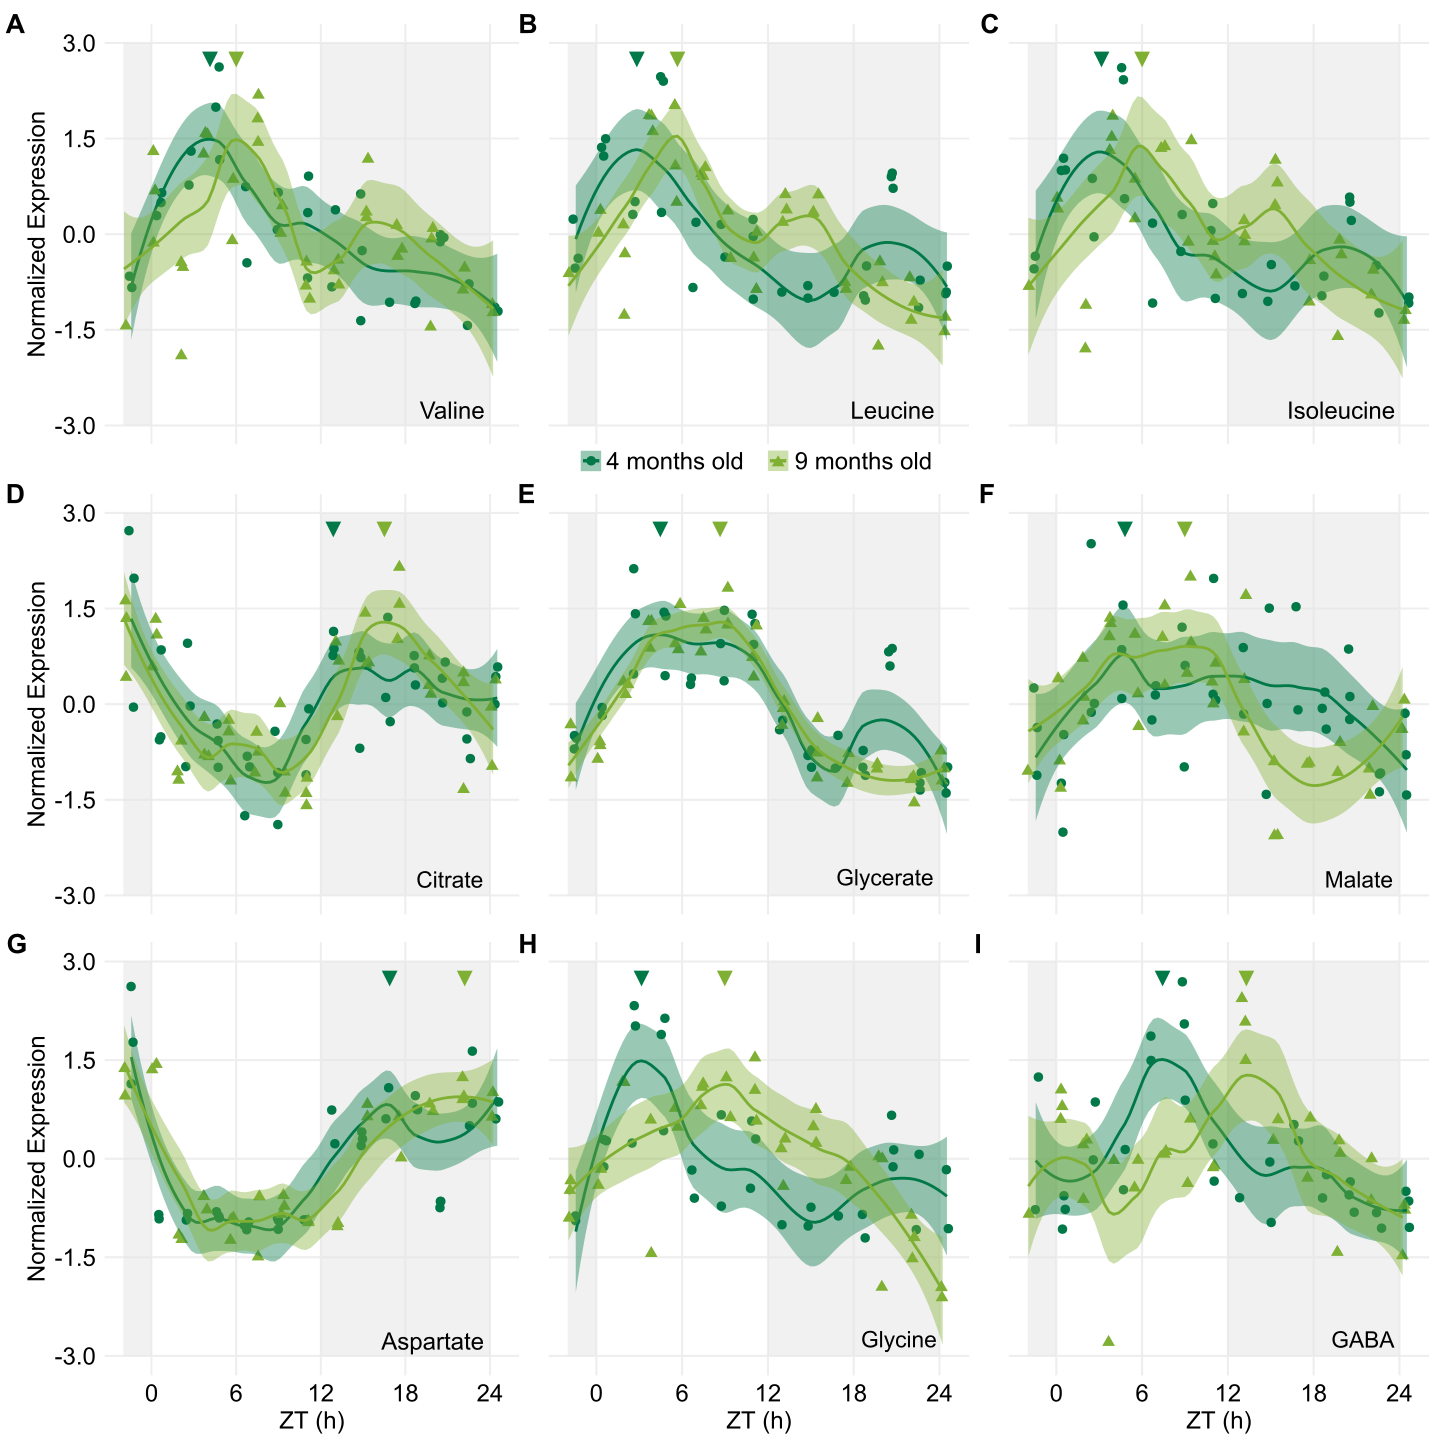

Source code (R):
library(ggplot2)
library(scales)
library(reshape2)
library(cowplot)
theme_set(theme_minimal_grid())
library(png)
library(grid)
library(RColorBrewer)

#exportar 1400 x 1400

C1_line = "solid"
C2_line = "solid"

C1 <- "#007849"
C2 <- "#82b135"


#FigureS4A
sugarcane4mo9mo_Valine_timecourses <- read.csv("4mo9mo_Valine.txt", sep="\t")
ggplot(data=sugarcane4mo9mo_Valine_timecourses, aes(x=CT, y=Valine, group=Campo)) +
  geom_jitter(aes(col=Campo, shape = Campo),position=position_jitter(0.2), size = 3) +
  stat_smooth(aes(group = Campo, colour = Campo, fill=Campo, outfit=fit2<<-..y..),method="loess",  span = 0.5)
fit2 <- data.frame(fit2)
fit3 <- fit2[1:80, ]
fit4 <- fit2[81:160, ]
fit5 <- cbind(fit3, fit4)
fit5 <- data.frame(fit5)
maxC10 <- data.frame(which(fit5 == max(fit5$fit3), arr.ind=TRUE))
maxC1 <- ((maxC10$row-1)*25.96/79)-1.44
maxC20 <- data.frame(which(fit5 == max(fit5$fit4), arr.ind=TRUE))
maxC2 <- ((maxC20$row-1)*26.18/79)-1.95
minC10 <- data.frame(which(fit5 == min(fit5$fit3), arr.ind=TRUE))
minC1 <- ((minC10$row-1)*25.96/79)-1.44
minC20 <- data.frame(which(fit5 == min(fit5$fit4), arr.ind=TRUE))
minC2 <- ((minC20$row-1)*26.18/79)-1.95
FinalMaxMin <- cbind(maxC1, minC1, maxC2, minC2)

sugarcane4mo9mo_Valine <- ggplot(data=sugarcane4mo9mo_Valine_timecourses, aes(x=CT, y=Valine, group=Campo)) +
  annotate("rect", xmin = -2, xmax = 0, ymin = -3, ymax = 3, alpha = .5, fill = "#e3e3e3")+
  annotate("rect", xmin = 12, xmax = 24, ymin = -3, ymax = 3, alpha = .5, fill = "#e3e3e3")+
  geom_jitter(aes(col=Campo, shape = Campo),position=position_jitter(0.2), size = 3) +
  stat_smooth(aes(group = Campo, colour = Campo, fill=Campo, outfit=fit2<<-..y..),method="loess",  span = 0.5)+
  scale_colour_manual(values=c(C1, C2))+
  scale_fill_manual(values=c(C1, C2))+
  scale_linetype_manual(values=c(C1_line, C2_line)) +
  annotate("text", x = maxC1, y = 2.75, label = "\u25bc", size = 6, colour=C1)+
  annotate("text", x = maxC2, y = 2.75, label = "\u25bc", size = 6, colour=C2)+
  annotate("text", x = 22, y = -2.75, label = "Valine", size = 6, parse=TRUE)+
  scale_x_continuous(breaks=seq(0,24,6), name="ZT (h)", limits=c(-2, 24.75))+
  scale_y_continuous(breaks=seq(-3,3,1.5), name="Normalized Expression", limits=c(-3,3), labels = scales::number_format(accuracy = 0.1))+
  theme(panel.grid.major = element_line(colour = "#efefef", size = 0.75), 
        text = element_text(size=18), 
        axis.ticks = element_blank(),
        axis.line = element_blank(),
        #axis.text.x = element_text(size=18),
        axis.text.x = element_blank(),
        axis.title.x = element_blank(),
        axis.text.y = element_text(size=18),
        #axis.text.y = element_blank(),
        #axis.title.y = element_blank(),
        legend.position = "none"
  )
sugarcane4mo9mo_Valine
FinalMaxMin


#FigureS4B
sugarcane4mo9mo_Leucine_timecourses <- read.csv("4mo9mo_Leucine.txt", sep="\t")
ggplot(data=sugarcane4mo9mo_Leucine_timecourses, aes(x=CT, y=Leucine, group=Campo)) +
  geom_jitter(aes(col=Campo, shape = Campo),position=position_jitter(0.2), size = 3) +
  stat_smooth(aes(group = Campo, colour = Campo, fill=Campo, outfit=fit2<<-..y..),method="loess",  span = 0.5)
fit2 <- data.frame(fit2)
fit3 <- fit2[1:80, ]
fit4 <- fit2[81:160, ]
fit5 <- cbind(fit3, fit4)
fit5 <- data.frame(fit5)
maxC10 <- data.frame(which(fit5 == max(fit5$fit3), arr.ind=TRUE))
maxC1 <- ((maxC10$row-1)*25.96/79)-1.44
maxC20 <- data.frame(which(fit5 == max(fit5$fit4), arr.ind=TRUE))
maxC2 <- ((maxC20$row-1)*26.18/79)-1.95
minC10 <- data.frame(which(fit5 == min(fit5$fit3), arr.ind=TRUE))
minC1 <- ((minC10$row-1)*25.96/79)-1.44
minC20 <- data.frame(which(fit5 == min(fit5$fit4), arr.ind=TRUE))
minC2 <- ((minC20$row-1)*26.18/79)-1.95
FinalMaxMin <- cbind(maxC1, minC1, maxC2, minC2)

sugarcane4mo9mo_Leucine <- ggplot(data=sugarcane4mo9mo_Leucine_timecourses, aes(x=CT, y=Leucine, group=Campo)) +
  annotate("rect", xmin = -2, xmax = 0, ymin = -3, ymax = 3, alpha = .5, fill = "#e3e3e3")+
  annotate("rect", xmin = 12, xmax = 24, ymin = -3, ymax = 3, alpha = .5, fill = "#e3e3e3")+
  geom_jitter(aes(col=Campo, shape = Campo),position=position_jitter(0.2), size = 3) +
  stat_smooth(aes(group = Campo, colour = Campo, fill=Campo, outfit=fit2<<-..y..),method="loess",  span = 0.5)+
  scale_colour_manual(values=c(C1, C2))+
  scale_fill_manual(values=c(C1, C2))+
  scale_linetype_manual(values=c(C1_line, C2_line)) +
  annotate("text", x = maxC1, y = 2.75, label = "\u25bc", size = 6, colour=C1)+
  annotate("text", x = maxC2, y = 2.75, label = "\u25bc", size = 6, colour=C2)+
  annotate("text", x = 22, y = -2.75, label = "Leucine", size = 6, parse=TRUE)+
  scale_x_continuous(breaks=seq(0,24,6), name="ZT (h)", limits=c(-2, 24.75))+
  scale_y_continuous(breaks=seq(-3,3,1.5), name="Normalized Expression", limits=c(-3,3), labels = scales::number_format(accuracy = 0.1))+
  theme(panel.grid.major = element_line(colour = "#efefef", size = 0.75), 
        text = element_text(size=18), 
        axis.ticks = element_blank(),
        axis.line = element_blank(),
        #axis.text.x = element_text(size=18),
        axis.text.x = element_blank(),
        axis.title.x = element_blank(),
        #axis.text.y = element_text(size=18),
        axis.text.y = element_blank(),
        axis.title.y = element_blank(),
        legend.position = "none"
  )
sugarcane4mo9mo_Leucine
FinalMaxMin


#FigureS4C
sugarcane4mo9mo_Isoleucine_timecourses <- read.csv("4mo9mo_Isoleucine.txt", sep="\t")
ggplot(data=sugarcane4mo9mo_Isoleucine_timecourses, aes(x=CT, y=Isoleucine, group=Campo)) +
  geom_jitter(aes(col=Campo, shape = Campo),position=position_jitter(0.2), size = 3) +
  stat_smooth(aes(group = Campo, colour = Campo, fill=Campo, outfit=fit2<<-..y..),method="loess",  span = 0.5)
fit2 <- data.frame(fit2)
fit3 <- fit2[1:80, ]
fit4 <- fit2[81:160, ]
fit5 <- cbind(fit3, fit4)
fit5 <- data.frame(fit5)
maxC10 <- data.frame(which(fit5 == max(fit5$fit3), arr.ind=TRUE))
maxC1 <- ((maxC10$row-1)*25.96/79)-1.44
maxC20 <- data.frame(which(fit5 == max(fit5$fit4), arr.ind=TRUE))
maxC2 <- ((maxC20$row-1)*26.18/79)-1.95
minC10 <- data.frame(which(fit5 == min(fit5$fit3), arr.ind=TRUE))
minC1 <- ((minC10$row-1)*25.96/79)-1.44
minC20 <- data.frame(which(fit5 == min(fit5$fit4), arr.ind=TRUE))
minC2 <- ((minC20$row-1)*26.18/79)-1.95
FinalMaxMin <- cbind(maxC1, minC1, maxC2, minC2)

sugarcane4mo9mo_Isoleucine <- ggplot(data=sugarcane4mo9mo_Isoleucine_timecourses, aes(x=CT, y=Isoleucine, group=Campo)) +
  annotate("rect", xmin = -2, xmax = 0, ymin = -3, ymax = 3, alpha = .5, fill = "#e3e3e3")+
  annotate("rect", xmin = 12, xmax = 24, ymin = -3, ymax = 3, alpha = .5, fill = "#e3e3e3")+
  geom_jitter(aes(col=Campo, shape = Campo),position=position_jitter(0.2), size = 3) +
  stat_smooth(aes(group = Campo, colour = Campo, fill=Campo, outfit=fit2<<-..y..),method="loess",  span = 0.5)+
  scale_colour_manual(values=c(C1, C2))+
  scale_fill_manual(values=c(C1, C2))+
  scale_linetype_manual(values=c(C1_line, C2_line)) +
  annotate("text", x = maxC1, y = 2.75, label = "\u25bc", size = 6, colour=C1)+
  annotate("text", x = maxC2, y = 2.75, label = "\u25bc", size = 6, colour=C2)+
  annotate("text", x = 22, y = -2.75, label = "Isoleucine", size = 6, parse=TRUE)+
  scale_x_continuous(breaks=seq(0,24,6), name="ZT (h)", limits=c(-2, 24.75))+
  scale_y_continuous(breaks=seq(-3,3,1.5), name="Normalized Expression", limits=c(-3,3), labels = scales::number_format(accuracy = 0.1))+
  theme(panel.grid.major = element_line(colour = "#efefef", size = 0.75), 
        text = element_text(size=18), 
        axis.ticks = element_blank(),
        axis.line = element_blank(),
        #axis.text.x = element_text(size=18),
        axis.text.x = element_blank(),
        axis.title.x = element_blank(),
        #axis.text.y = element_text(size=18),
        axis.text.y = element_blank(),
        axis.title.y = element_blank(),
        legend.position = "none"
  )
sugarcane4mo9mo_Isoleucine
FinalMaxMin


#Figure4D
sugarcane4mo9mo_Citrate_timecourses <- read.csv("4mo9mo_Citrate.txt", sep="\t")
ggplot(data=sugarcane4mo9mo_Citrate_timecourses, aes(x=CT, y=Citrate, group=Campo)) +
  geom_jitter(aes(col=Campo, shape = Campo),position=position_jitter(0.2), size = 3) +
  stat_smooth(aes(group = Campo, colour = Campo, fill=Campo, outfit=fit2<<-..y..),method="loess",  span = 0.5)
fit2 <- data.frame(fit2)
fit3 <- fit2[8:80, ]
fit4 <- fit2[82:160, ]
fit5 <- cbind(fit3, fit4)
fit5 <- data.frame(fit5)
maxC10 <- data.frame(which(fit5 == max(fit5$fit3), arr.ind=TRUE))
maxC1 <- ((maxC10$row-1)*23.66/71)-1.44
maxC20 <- data.frame(which(fit5 == max(fit5$fit4), arr.ind=TRUE))
maxC2 <- ((maxC20$row-1)*25.85/77)-1.95
minC10 <- data.frame(which(fit5 == min(fit5$fit3), arr.ind=TRUE))
minC1 <- ((minC10$row-1)*23.66/71)-1.44
minC20 <- data.frame(which(fit5 == min(fit5$fit4), arr.ind=TRUE))
minC2 <- ((minC20$row-1)*25.85/77)-1.95
FinalMaxMin <- cbind(maxC1, minC1, maxC2, minC2)

sugarcane4mo9mo_Citrate <- ggplot(data=sugarcane4mo9mo_Citrate_timecourses, aes(x=CT, y=Citrate, group=Campo)) +
  annotate("rect", xmin = -2, xmax = 0, ymin = -3, ymax = 3, alpha = .5, fill = "#e3e3e3")+
  annotate("rect", xmin = 12, xmax = 24, ymin = -3, ymax = 3, alpha = .5, fill = "#e3e3e3")+
  geom_jitter(aes(col=Campo, shape = Campo),position=position_jitter(0.2), size = 3) +
  stat_smooth(aes(group = Campo, colour = Campo, fill=Campo, outfit=fit2<<-..y..),method="loess",  span = 0.5)+
  scale_colour_manual(values=c(C1, C2))+
  scale_fill_manual(values=c(C1, C2))+
  scale_linetype_manual(values=c(C1_line, C2_line)) +
  annotate("text", x = maxC1, y = 2.75, label = "\u25bc", size = 6, colour=C1)+
  annotate("text", x = maxC2, y = 2.75, label = "\u25bc", size = 6, colour=C2)+
  annotate("text", x = 22, y = -2.75, label = "Citrate", size = 6, parse=TRUE)+
  scale_x_continuous(breaks=seq(0,24,6), name="ZT (h)", limits=c(-2, 24.75))+
  scale_y_continuous(breaks=seq(-3,3,1.5), name="Normalized Expression", limits=c(-3,3), labels = scales::number_format(accuracy = 0.1))+
  theme(panel.grid.major = element_line(colour = "#efefef", size = 0.75), 
        text = element_text(size=18), 
        axis.ticks = element_blank(),
        axis.line = element_blank(),
        #axis.text.x = element_text(size=18),
        axis.text.x = element_blank(),
        axis.title.x = element_blank(),
        axis.text.y = element_text(size=18),
        #axis.text.y = element_blank(),
        #axis.title.y = element_blank(),
        legend.position = "none"
  )
sugarcane4mo9mo_Citrate
FinalMaxMin


#Figure4E
sugarcane4mo9mo_Glycerate_timecourses <- read.csv("4mo9mo_Glycerate.txt", sep="\t")
ggplot(data=sugarcane4mo9mo_Glycerate_timecourses, aes(x=CT, y=Glycerate, group=Campo)) +
  geom_jitter(aes(col=Campo, shape = Campo),position=position_jitter(0.2), size = 3) +
  stat_smooth(aes(group = Campo, colour = Campo, fill=Campo, outfit=fit2<<-..y..),method="loess",  span = 0.5)
fit2 <- data.frame(fit2)
fit3 <- fit2[1:80, ]
fit4 <- fit2[81:160, ]
fit5 <- cbind(fit3, fit4)
fit5 <- data.frame(fit5)
maxC10 <- data.frame(which(fit5 == max(fit5$fit3), arr.ind=TRUE))
maxC1 <- ((maxC10$row-1)*25.96/79)-1.44
maxC20 <- data.frame(which(fit5 == max(fit5$fit4), arr.ind=TRUE))
maxC2 <- ((maxC20$row-1)*26.18/79)-1.95
minC10 <- data.frame(which(fit5 == min(fit5$fit3), arr.ind=TRUE))
minC1 <- ((minC10$row-1)*25.96/79)-1.44
minC20 <- data.frame(which(fit5 == min(fit5$fit4), arr.ind=TRUE))
minC2 <- ((minC20$row-1)*26.18/79)-1.95
FinalMaxMin <- cbind(maxC1, minC1, maxC2, minC2)

sugarcane4mo9mo_Glycerate <- ggplot(data=sugarcane4mo9mo_Glycerate_timecourses, aes(x=CT, y=Glycerate, group=Campo)) +
  annotate("rect", xmin = -2, xmax = 0, ymin = -3, ymax = 3, alpha = .5, fill = "#e3e3e3")+
  annotate("rect", xmin = 12, xmax = 24, ymin = -3, ymax = 3, alpha = .5, fill = "#e3e3e3")+
  geom_jitter(aes(col=Campo, shape = Campo),position=position_jitter(0.2), size = 3) +
  stat_smooth(aes(group = Campo, colour = Campo, fill=Campo, outfit=fit2<<-..y..),method="loess",  span = 0.5)+
  scale_colour_manual(values=c(C1, C2))+
  scale_fill_manual(values=c(C1, C2))+
  scale_linetype_manual(values=c(C1_line, C2_line)) +
  annotate("text", x = maxC1, y = 2.75, label = "\u25bc", size = 6, colour=C1)+
  annotate("text", x = maxC2, y = 2.75, label = "\u25bc", size = 6, colour=C2)+
  annotate("text", x = 22, y = -2.75, label = "Glycerate", size = 6, parse=TRUE)+
  scale_x_continuous(breaks=seq(0,24,6), name="ZT (h)", limits=c(-2, 24.75))+
  scale_y_continuous(breaks=seq(-3,3,1.5), name="Normalized Expression", limits=c(-3,3), labels = scales::number_format(accuracy = 0.1))+
  theme(panel.grid.major = element_line(colour = "#efefef", size = 0.75), 
        text = element_text(size=18), 
        axis.ticks = element_blank(),
        axis.line = element_blank(),
        #axis.text.x = element_text(size=18),
        axis.text.x = element_blank(),
        axis.title.x = element_blank(),
        #axis.text.y = element_text(size=18),
        axis.text.y = element_blank(),
        axis.title.y = element_blank(),
        legend.position = "none"
  )
sugarcane4mo9mo_Glycerate
FinalMaxMin


#Figure4F
sugarcane4mo9mo_Malate_timecourses <- read.csv("4mo9mo_Malate.txt", sep="\t")
ggplot(data=sugarcane4mo9mo_Malate_timecourses, aes(x=CT, y=Malate, group=Campo)) +
  geom_jitter(aes(col=Campo, shape = Campo),position=position_jitter(0.2), size = 3) +
  stat_smooth(aes(group = Campo, colour = Campo, fill=Campo, outfit=fit2<<-..y..),method="loess",  span = 0.5)
fit2 <- data.frame(fit2)
fit3 <- fit2[1:80, ]
fit4 <- fit2[81:160, ]
fit5 <- cbind(fit3, fit4)
fit5 <- data.frame(fit5)
maxC10 <- data.frame(which(fit5 == max(fit5$fit3), arr.ind=TRUE))
maxC1 <- ((maxC10$row-1)*25.96/79)-1.44
maxC20 <- data.frame(which(fit5 == max(fit5$fit4), arr.ind=TRUE))
maxC2 <- ((maxC20$row-1)*26.18/79)-1.95
minC10 <- data.frame(which(fit5 == min(fit5$fit3), arr.ind=TRUE))
minC1 <- ((minC10$row-1)*25.96/79)-1.44
minC20 <- data.frame(which(fit5 == min(fit5$fit4), arr.ind=TRUE))
minC2 <- ((minC20$row-1)*26.18/79)-1.95
FinalMaxMin <- cbind(maxC1, minC1, maxC2, minC2)

sugarcane4mo9mo_Malate <- ggplot(data=sugarcane4mo9mo_Malate_timecourses, aes(x=CT, y=Malate, group=Campo)) +
  annotate("rect", xmin = -2, xmax = 0, ymin = -3, ymax = 3, alpha = .5, fill = "#e3e3e3")+
  annotate("rect", xmin = 12, xmax = 24, ymin = -3, ymax = 3, alpha = .5, fill = "#e3e3e3")+
  geom_jitter(aes(col=Campo, shape = Campo),position=position_jitter(0.2), size = 3) +
  stat_smooth(aes(group = Campo, colour = Campo, fill=Campo, outfit=fit2<<-..y..),method="loess",  span = 0.5)+
  scale_colour_manual(values=c(C1, C2))+
  scale_fill_manual(values=c(C1, C2))+
  scale_linetype_manual(values=c(C1_line, C2_line)) +
  annotate("text", x = maxC1, y = 2.75, label = "\u25bc", size = 6, colour=C1)+
  annotate("text", x = maxC2, y = 2.75, label = "\u25bc", size = 6, colour=C2)+
  annotate("text", x = 22, y = -2.75, label = "Malate", size = 6, parse=TRUE)+
  scale_x_continuous(breaks=seq(0,24,6), name="ZT (h)", limits=c(-2, 24.75))+
  scale_y_continuous(breaks=seq(-3,3,1.5), name="Normalized Expression", limits=c(-3,3), labels = scales::number_format(accuracy = 0.1))+
  theme(panel.grid.major = element_line(colour = "#efefef", size = 0.75), 
        text = element_text(size=18), 
        axis.ticks = element_blank(),
        axis.line = element_blank(),
        #axis.text.x = element_text(size=18),
        axis.text.x = element_blank(),
        axis.title.x = element_blank(),
        #axis.text.y = element_text(size=18),
        axis.text.y = element_blank(),
        axis.title.y = element_blank(),
        legend.position = "none"
  )
sugarcane4mo9mo_Malate
FinalMaxMin


#Figure4G
#changed interval
sugarcane4mo9mo_Aspartate_timecourses <- read.csv("4mo9mo_Aspartate.txt", sep="\t")
ggplot(data=sugarcane4mo9mo_Aspartate_timecourses, aes(x=CT, y=Aspartate, group=Campo)) +
  geom_jitter(aes(col=Campo, shape = Campo),position=position_jitter(0.2), size = 3) +
  stat_smooth(aes(group = Campo, colour = Campo, fill=Campo, outfit=fit2<<-..y..),method="loess",  span = 0.5)
fit2 <- data.frame(fit2)
fit3 <- fit2[6:72, ]
fit4 <- fit2[86:160, ]
fit5 <- cbind(fit3, fit4)
fit5 <- data.frame(fit5)
maxC10 <- data.frame(which(fit5 == max(fit5$fit3), arr.ind=TRUE))
maxC1 <- ((maxC10$row-1)*21.69/65)+0.203
maxC20 <- data.frame(which(fit5 == max(fit5$fit4), arr.ind=TRUE))
maxC2 <- ((maxC20$row-1)*24.52/73)-0.293
minC10 <- data.frame(which(fit5 == min(fit5$fit3), arr.ind=TRUE))
minC1 <- ((minC10$row-1)*21.69/65)+0.203
minC20 <- data.frame(which(fit5 == min(fit5$fit4), arr.ind=TRUE))
minC2 <- ((minC20$row-1)*26.18/73)-0.293
FinalMaxMin <- cbind(maxC1, minC1, maxC2, minC2)

sugarcane4mo9mo_Aspartate <- ggplot(data=sugarcane4mo9mo_Aspartate_timecourses, aes(x=CT, y=Aspartate, group=Campo)) +
  annotate("rect", xmin = -2, xmax = 0, ymin = -3, ymax = 3, alpha = .5, fill = "#e3e3e3")+
  annotate("rect", xmin = 12, xmax = 24, ymin = -3, ymax = 3, alpha = .5, fill = "#e3e3e3")+
  geom_jitter(aes(col=Campo, shape = Campo),position=position_jitter(0.2), size = 3) +
  stat_smooth(aes(group = Campo, colour = Campo, fill=Campo, outfit=fit2<<-..y..),method="loess",  span = 0.5)+
  scale_colour_manual(values=c(C1, C2))+
  scale_fill_manual(values=c(C1, C2))+
  scale_linetype_manual(values=c(C1_line, C2_line)) +
  annotate("text", x = maxC1, y = 2.75, label = "\u25bc", size = 6, colour=C1)+
  annotate("text", x = maxC2, y = 2.75, label = "\u25bc", size = 6, colour=C2)+
  annotate("text", x = 22, y = -2.75, label = "Aspartate", size = 6, parse=TRUE)+
  scale_x_continuous(breaks=seq(0,24,6), name="ZT (h)", limits=c(-2, 24.75))+
  scale_y_continuous(breaks=seq(-3,3,1.5), name="Normalized Expression", limits=c(-3,3), labels = scales::number_format(accuracy = 0.1))+
  theme(panel.grid.major = element_line(colour = "#efefef", size = 0.75), 
        text = element_text(size=18), 
        axis.ticks = element_blank(),
        axis.line = element_blank(),
        axis.text.x = element_text(size=18),
        #axis.text.x = element_blank(),
        #axis.title.x = element_blank(),
        axis.text.y = element_text(size=18),
        #axis.text.y = element_blank(),
        #axis.title.y = element_blank(),
        legend.position = "none"
  )
sugarcane4mo9mo_Aspartate
FinalMaxMin


#Figure4H
sugarcane4mo9mo_Glycine_timecourses <- read.csv("4mo9mo_Glycine.txt", sep="\t")
ggplot(data=sugarcane4mo9mo_Glycine_timecourses, aes(x=CT, y=Glycine, group=Campo)) +
  geom_jitter(aes(col=Campo, shape = Campo),position=position_jitter(0.2), size = 3) +
  stat_smooth(aes(group = Campo, colour = Campo, fill=Campo, outfit=fit2<<-..y..),method="loess",  span = 0.5)
fit2 <- data.frame(fit2)
fit3 <- fit2[1:80, ]
fit4 <- fit2[81:160, ]
fit5 <- cbind(fit3, fit4)
fit5 <- data.frame(fit5)
maxC10 <- data.frame(which(fit5 == max(fit5$fit3), arr.ind=TRUE))
maxC1 <- ((maxC10$row-1)*25.96/79)-1.44
maxC20 <- data.frame(which(fit5 == max(fit5$fit4), arr.ind=TRUE))
maxC2 <- ((maxC20$row-1)*26.18/79)-1.95
minC10 <- data.frame(which(fit5 == min(fit5$fit3), arr.ind=TRUE))
minC1 <- ((minC10$row-1)*25.96/79)-1.44
minC20 <- data.frame(which(fit5 == min(fit5$fit4), arr.ind=TRUE))
minC2 <- ((minC20$row-1)*26.18/79)-1.95
FinalMaxMin <- cbind(maxC1, minC1, maxC2, minC2)

sugarcane4mo9mo_Glycine <- ggplot(data=sugarcane4mo9mo_Glycine_timecourses, aes(x=CT, y=Glycine, group=Campo)) +
  annotate("rect", xmin = -2, xmax = 0, ymin = -3, ymax = 3, alpha = .5, fill = "#e3e3e3")+
  annotate("rect", xmin = 12, xmax = 24, ymin = -3, ymax = 3, alpha = .5, fill = "#e3e3e3")+
  geom_jitter(aes(col=Campo, shape = Campo),position=position_jitter(0.2), size = 3) +
  stat_smooth(aes(group = Campo, colour = Campo, fill=Campo, outfit=fit2<<-..y..),method="loess",  span = 0.5)+
  scale_colour_manual(values=c(C1, C2))+
  scale_fill_manual(values=c(C1, C2))+
  scale_linetype_manual(values=c(C1_line, C2_line)) +
  annotate("text", x = maxC1, y = 2.75, label = "\u25bc", size = 6, colour=C1)+
  annotate("text", x = maxC2, y = 2.75, label = "\u25bc", size = 6, colour=C2)+
  annotate("text", x = 22, y = -2.75, label = "Glycine", size = 6, parse=TRUE)+
  scale_x_continuous(breaks=seq(0,24,6), name="ZT (h)", limits=c(-2, 24.75))+
  scale_y_continuous(breaks=seq(-3,3,1.5), name="Normalized Expression", limits=c(-3,3), labels = scales::number_format(accuracy = 0.1))+
  theme(panel.grid.major = element_line(colour = "#efefef", size = 0.75), 
        text = element_text(size=18), 
        axis.ticks = element_blank(),
        axis.line = element_blank(),
        axis.text.x = element_text(size=18),
        #axis.text.x = element_blank(),
        #axis.title.x = element_blank(),
        #axis.text.y = element_text(size=18),
        axis.text.y = element_blank(),
        axis.title.y = element_blank(),
        legend.position = "none"
  )
sugarcane4mo9mo_Glycine
FinalMaxMin


#Figure4I
sugarcane4mo9mo_GABA_timecourses <- read.csv("4mo9mo_GABA.txt", sep="\t")
ggplot(data=sugarcane4mo9mo_GABA_timecourses, aes(x=CT, y=GABA, group=Campo)) +
  geom_jitter(aes(col=Campo, shape = Campo),position=position_jitter(0.2), size = 3) +
  stat_smooth(aes(group = Campo, colour = Campo, fill=Campo, outfit=fit2<<-..y..),method="loess",  span = 0.5)
fit2 <- data.frame(fit2)
fit3 <- fit2[1:80, ]
fit4 <- fit2[81:160, ]
fit5 <- cbind(fit3, fit4)
fit5 <- data.frame(fit5)
maxC10 <- data.frame(which(fit5 == max(fit5$fit3), arr.ind=TRUE))
maxC1 <- ((maxC10$row-1)*25.96/79)-1.44
maxC20 <- data.frame(which(fit5 == max(fit5$fit4), arr.ind=TRUE))
maxC2 <- ((maxC20$row-1)*26.18/79)-1.95
minC10 <- data.frame(which(fit5 == min(fit5$fit3), arr.ind=TRUE))
minC1 <- ((minC10$row-1)*25.96/79)-1.44
minC20 <- data.frame(which(fit5 == min(fit5$fit4), arr.ind=TRUE))
minC2 <- ((minC20$row-1)*26.18/79)-1.95
FinalMaxMin <- cbind(maxC1, minC1, maxC2, minC2)

sugarcane4mo9mo_GABA <- ggplot(data=sugarcane4mo9mo_GABA_timecourses, aes(x=CT, y=GABA, group=Campo)) +
  annotate("rect", xmin = -2, xmax = 0, ymin = -3, ymax = 3, alpha = .5, fill = "#e3e3e3")+
  annotate("rect", xmin = 12, xmax = 24, ymin = -3, ymax = 3, alpha = .5, fill = "#e3e3e3")+
  geom_jitter(aes(col=Campo, shape = Campo),position=position_jitter(0.2), size = 3) +
  stat_smooth(aes(group = Campo, colour = Campo, fill=Campo, outfit=fit2<<-..y..),method="loess",  span = 0.5)+
  scale_colour_manual(values=c(C1, C2))+
  scale_fill_manual(values=c(C1, C2))+
  scale_linetype_manual(values=c(C1_line, C2_line)) +
  annotate("text", x = maxC1, y = 2.75, label = "\u25bc", size = 6, colour=C1)+
  annotate("text", x = maxC2, y = 2.75, label = "\u25bc", size = 6, colour=C2)+
  annotate("text", x = 22, y = -2.75, label = "GABA", size = 6, parse=TRUE)+
  scale_x_continuous(breaks=seq(0,24,6), name="ZT (h)", limits=c(-2, 24.75))+
  scale_y_continuous(breaks=seq(-3,3,1.5), name="Normalized Expression", limits=c(-3,3), labels = scales::number_format(accuracy = 0.1))+
  theme(panel.grid.major = element_line(colour = "#efefef", size = 0.75), 
        text = element_text(size=18), 
        axis.ticks = element_blank(),
        axis.line = element_blank(),
        axis.text.x = element_text(size=18),
        #axis.text.x = element_blank(),
        #axis.title.x = element_blank(),
        #axis.text.y = element_text(size=18),
        axis.text.y = element_blank(),
        axis.title.y = element_blank(),
        legend.position = "none"
  )
sugarcane4mo9mo_GABA
FinalMaxMin

plot_grid(sugarcane4mo9mo_Valine, sugarcane4mo9mo_Leucine, sugarcane4mo9mo_Isoleucine, sugarcane4mo9mo_Citrate, sugarcane4mo9mo_Glycerate, sugarcane4mo9mo_Malate, sugarcane4mo9mo_Aspartate, sugarcane4mo9mo_Glycine, sugarcane4mo9mo_GABA, labels = c("A","B","C","D","E","F","G","H","I"), ncol = 3, align = "none", rel_widths = c(1.15, 1, 1),rel_heights = c(1,1,1.15),label_size = 20)
